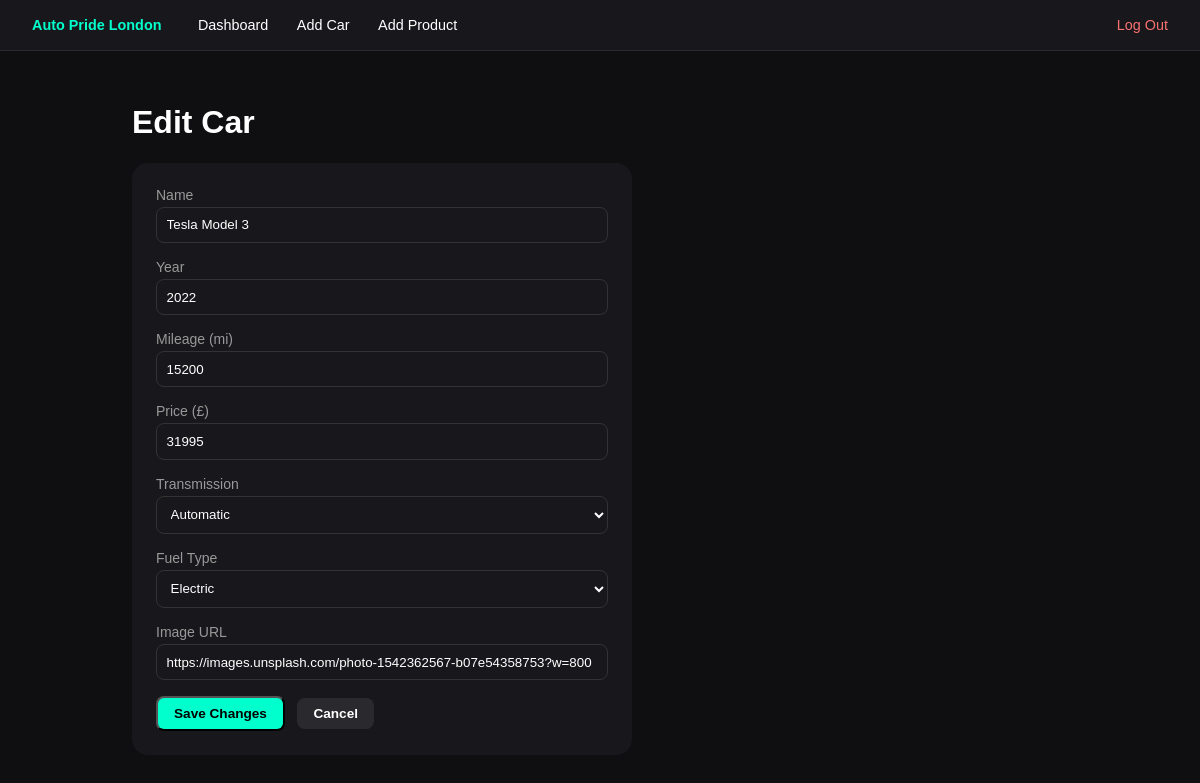
Screenshot of /admin/car_form.php?id=5 (signed in) with the database file from the repository.
### tables this page shows
CREATE TABLE cars (
        id INTEGER PRIMARY KEY AUTOINCREMENT,
        name TEXT NOT NULL,
        year INTEGER NOT NULL,
        mileage INTEGER NOT NULL,
        price REAL NOT NULL,
        transmission TEXT NOT NULL,
        fuel_type TEXT NOT NULL,
        image TEXT NOT NULL,
        created_at TEXT DEFAULT CURRENT_TIMESTAMP
    );

### config.php (called while the page is built, shortened)
<?php
function db(): PDO
{
    static $pdo = null;
    $localConfigPath = __DIR__ . '/config.local.php';
    if (file_exists($localConfigPath)) {
        $cfg = require $localConfigPath;
        $dsn = "mysql:host={$cfg['host']};dbname={$cfg['dbname']};charset=utf8mb4";
        $pdo = new PDO($dsn, $cfg['user'], $cfg['pass'], [
            PDO::ATTR_ERRMODE => PDO::ERRMODE_EXCEPTION,
            PDO::ATTR_DEFAULT_FETCH_MODE => PDO::FETCH_ASSOC,
        ]);
    } else {
        $dbFile = __DIR__ . '/dev.sqlite';
        $pdo = new PDO('sqlite:' . $dbFile, null, null, [
            PDO::ATTR_ERRMODE => PDO::ERRMODE_EXCEPTION,
            PDO::ATTR_DEFAULT_FETCH_MODE => PDO::FETCH_ASSOC,
        ]);
        $pdo->exec('PRAGMA foreign_keys = ON');
    }
    return $pdo;
}

### admin/car_form.php (the view, shortened to what this page needs)
<?php
require __DIR__ . '/_layout_top.php';
$id = $_GET['id'] ?? null;
$car = ['name' => '', 'year' => '', 'mileage' => '', 'price' => '', 'transmission' => 'Automatic', 'fuel_type' => 'Petrol', 'image' => ''];
if ($id) {
    $stmt = db()->prepare('SELECT * FROM cars WHERE id = ?');
    $stmt->execute([$id]);
    $found = $stmt->fetch();
    if ($found) {
        $car = $found;
    }
}
?>
<h1><?= $id ? 'Edit Car' : 'Add Car' ?></h1>
<form method="POST" class="card">
    <label>Name</label>
    <input type="text" name="name" value="<?= htmlspecialchars($car['name']) ?>" required>
    <label>Year</label>
    <input type="number" name="year" value="<?= htmlspecialchars($car['year']) ?>" required>
    <label>Mileage (mi)</label>
    <input type="number" name="mileage" value="<?= htmlspecialchars($car['mileage']) ?>" required>
    <label>Price (£)</label>
    <input type="number" step="0.01" name="price" value="<?= htmlspecialchars($car['price']) ?>" required>
    <label>Transmission</label>
    <select name="transmission">
        <?php foreach (['Automatic', 'Manual'] as $opt): ?>
            <option value="<?= $opt ?>" <?= $car['transmission'] === $opt ? 'selected' : '' ?>><?= $opt ?></option>
        <?php endforeach; ?>
    </select>
    <label>Fuel Type</label>
    <select name="fuel_type">
        <?php foreach (['Petrol', 'Diesel', 'Hybrid', 'Electric'] as $opt): ?>
            <option value="<?= $opt ?>" <?= $car['fuel_type'] === $opt ? 'selected' : '' ?>><?= $opt ?></option>
        <?php endforeach; ?>
    </select>
    <label>Image URL</label>
    <input type="text" name="image" value="<?= htmlspecialchars($car['image']) ?>" required>
    <button type="submit" class="btn"><?= $id ? 'Save Changes' : 'Add Car' ?></button>
    <a href="index.php" class="btn btn-secondary" style="margin-left:0.5rem;">Cancel</a>
</form>
<?php require __DIR__ . '/_layout_bottom.php'; ?>

### admin/_layout_top.php (style rules this page uses)
* { box-sizing: border-box; }
body { font-family: sans-serif; background: #0F0F12; color: #fff; margin: 0; }
.btn { display: inline-block; padding: 0.5rem 1rem; border-radius: 8px; background: #00FFCC; color: #000; font-weight: bold; text-decoration: none; font-size: 0.85rem; }
.btn-secondary { background: #2a2a2e; color: #fff; }
label { display: block; margin-bottom: 0.25rem; font-size: 0.875rem; color: #999; }
input, select { width: 100%; padding: 0.6rem; margin-bottom: 1rem; border-radius: 8px; border: 1px solid #333; background: #18181C; color: #fff; }
.card { background: #18181C; padding: 1.5rem; border-radius: 16px; max-width: 500px; }

### rows the page displays
cars: name "Tesla Model 3", year "2022", mileage "15200", price "31995", transmission "Automatic", fuel_type "Electric", image "https://images.unsplash.com/photo-1542362567-b07e54358753?w=800"
